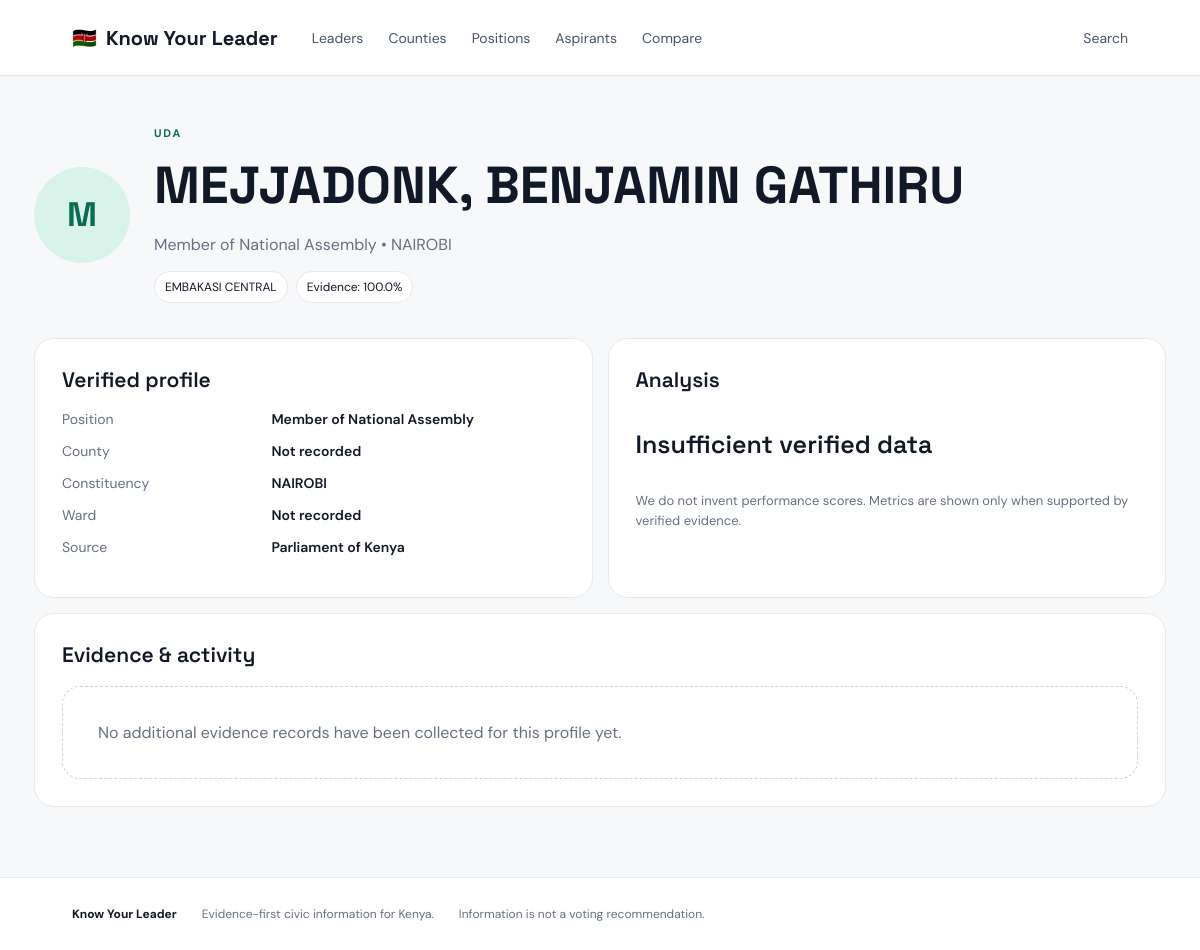
Screenshot of /leader/2 with the database file from the repository.
### tables this page shows
CREATE TABLE leaders (
      id INTEGER PRIMARY KEY AUTOINCREMENT,
      name TEXT NOT NULL,
      position TEXT NOT NULL,
      county TEXT DEFAULT '',
      constituency TEXT DEFAULT '',
      ward TEXT DEFAULT '',
      party TEXT DEFAULT '',
      status TEXT DEFAULT 'Current office holder',
      bio TEXT DEFAULT '',
      photo_url TEXT DEFAULT '',
      performance REAL,
      activity REAL,
      promises REAL,
      finance REAL,
      evidence REAL DEFAULT 0,
      source_url TEXT,
      source_name TEXT,
      source_updated TEXT,
      last_seen TEXT,
      UNIQUE(name, position, county, constituency, ward)
    );

### app.py (the view)
@app.route('/leader/<int:leader_id>')
def leader(leader_id):
    c=db(); l=c.execute('SELECT * FROM leaders WHERE id=?',(leader_id,)).fetchone(); ev=c.execute('SELECT * FROM evidence WHERE leader_id=? ORDER BY date DESC',(leader_id,)).fetchall(); c.close()
    if not l: return 'Leader not found',404
    d=dict(l); d['score']=score(l)
    return render_template('leader.html', leader=d, evidence=ev)

### app.py (called while the page is built)
def db():
    c = sqlite3.connect(DB_PATH)
    c.row_factory = sqlite3.Row
    return c

def score(l):
    vals = [l['performance'], l['activity'], l['promises'], l['finance']]
    vals = [float(v) for v in vals if v is not None]
    return round(sum(vals)/len(vals), 1) if vals else None

### templates/leader.html
{% extends 'base.html' %}{% block title %}{{leader.name}} — Know Your Leader{% endblock %}{% block content %}<div class="profile"><div class="profiletop"><div class="bigavatar">{{leader.name[:1]}}</div><div><div class="eyebrow">{{leader.status}}</div><h1>{{leader.name}}</h1><p>{{leader.position}}{% if leader.county %} • {{leader.county}}{% endif %}{% if leader.constituency %} • {{leader.constituency}}{% endif %}</p><div class="chips"><span>{{leader.party or 'Party not recorded'}}</span><span>Evidence: {{leader.evidence or 0}}%</span></div></div></div><div class="profilegrid"><div class="panel"><h2>Verified profile</h2><dl><dt>Position</dt><dd>{{leader.position}}</dd><dt>County</dt><dd>{{leader.county or 'Not recorded'}}</dd><dt>Constituency</dt><dd>{{leader.constituency or 'Not applicable'}}</dd><dt>Ward</dt><dd>{{leader.ward or 'Not recorded'}}</dd><dt>Source</dt><dd>{% if leader.source_url %}<a target="_blank" href="{{leader.source_url}}">{{leader.source_name}}</a>{% else %}Not recorded{% endif %}</dd></dl></div><div class="panel"><h2>Analysis</h2>{% if leader.score is not none %}<div class="score">{{leader.score}}<small>/100</small></div>{% else %}<div class="noscore">Insufficient verified data</div>{% endif %}<p class="muted">We do not invent performance scores. Metrics are shown only when supported by verified evidence.</p></div></div><div class="panel"><h2>Evidence & activity</h2>{% for e in evidence %}<div class="evidence"><div><b>{{e.title}}</b><small>{{e.source}} • {{e.date}}</small></div><a target="_blank" href="{{e.url}}">Open source →</a></div>{% else %}<div class="empty">No additional evidence records have been collected for this profile yet.</div>{% endfor %}</div></div>{% endblock %}

### static/style.css (style rules this page uses)
:root { --ink:#111827;--muted:#667085;--line:#e7e9ee;--paper:#f7f8fa;--white:#fff;--accent:#0b6b53;--accent2:#d8f3e9;--dark:#10221d }
* { box-sizing:border-box }
body { margin:0;background:var(--paper);color:var(--ink);font-family:'DM Sans',sans-serif }
a { text-decoration:none;color:inherit }
.eyebrow { font-size:11px;font-weight:700;letter-spacing:1.8px;color:var(--accent);margin-bottom:12px }
.leadercard .avatar,.bigavatar { width:52px;height:52px;border-radius:50%;background:var(--accent2);color:var(--accent);display:grid;place-items:center;font:700 21px 'Space Grotesk';flex:none }
.profile { padding-top:50px }
.profiletop { display:flex;gap:24px;align-items:center;margin-bottom:35px }
.bigavatar { width:96px;height:96px;font-size:34px }
.profiletop h1 { font:700 52px 'Space Grotesk';margin:0 }
.profiletop p { color:var(--muted) }
.chips { display:flex;gap:8px }
.chips span { background:#fff;border:1px solid var(--line);padding:7px 10px;border-radius:99px;font-size:12px }
.profilegrid,.comparegrid { display:grid;grid-template-columns:1fr 1fr;gap:15px;margin-bottom:15px }
.panel { background:#fff;border:1px solid var(--line);border-radius:20px;padding:27px }
.panel h2 { font:600 21px 'Space Grotesk';margin-top:0 }
dl { display:grid;grid-template-columns:1fr 1.5fr;gap:14px;font-size:14px }
dt { color:var(--muted) }
dd { margin:0;font-weight:600 }
.noscore { font:600 25px 'Space Grotesk';padding:18px 0 }
.muted { color:var(--muted);font-size:13px;line-height:1.5 }
.empty { background:#fff;border:1px dashed #ccd2da;padding:35px;border-radius:18px;color:var(--muted);grid-column:1/-1 }

### rows the page displays
leaders: name "M", status "UDA", name "MEJJADONK, BENJAMIN GATHIRU", position "Member of National Assembly", constituency "NAIROBI", party "EMBAKASI CENTRAL", evidence "100.0", county "Not recorded", ward "Not recorded", source_name "Parliament of Kenya"
